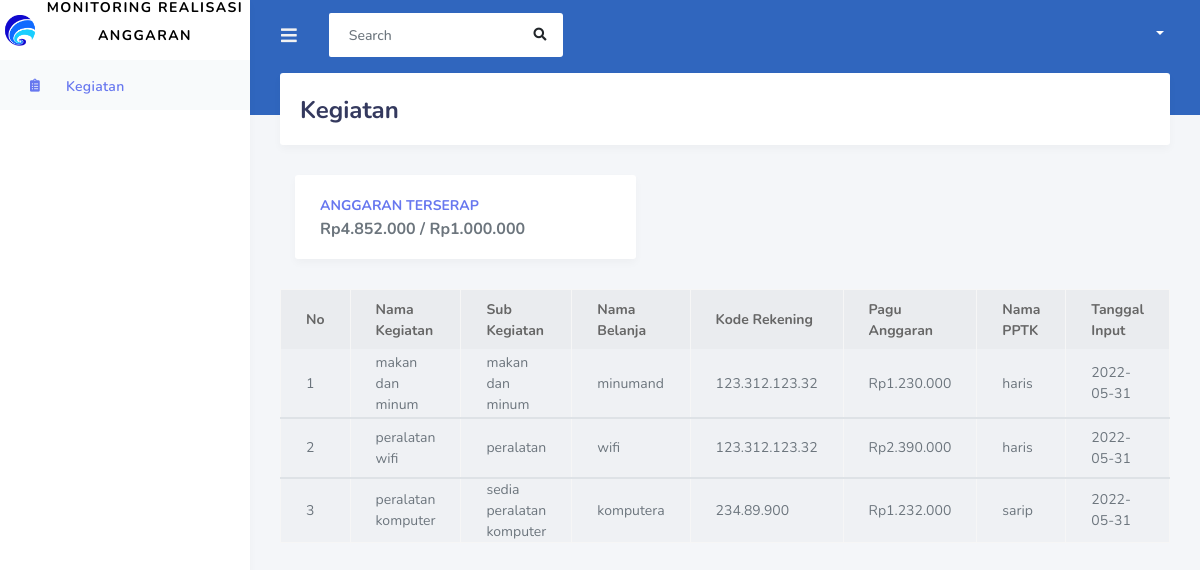
The page /bendahara/CBendahara on the database its author committed.
### tables this page shows
CREATE TABLE `tb_kegiatan` (
  `id_kegiatan` int(11) NOT NULL,
  `nama_kegiatan` varchar(250) NOT NULL,
  `sub_kegiatan` varchar(250) NOT NULL,
  `nama_belanja` varchar(250) NOT NULL,
  `kode_rekening` varchar(250) NOT NULL,
  `pagu_anggaran` int(250) NOT NULL,
  `nama_pptk` varchar(250) NOT NULL,
  `tanggal_input` date NOT NULL,
  `nominal` int(250) NOT NULL,
  `bukti_tagihan` varchar(250) NOT NULL,
  `bukti_transfer` varchar(250) NOT NULL
);

### application/controllers/bendahara/CBendahara.php (called while the page is built, shortened)
<?php
class CBendahara extends CI_Controller {
    public function index () {
        $data['kegiatan']= $this->mbendahara->tampilData()->result();
        $data['pagu_anggaran'] = $this->mkegiatancrud->sum('tb_kegiatan', 'pagu_anggaran', );
        $data['nominal'] = $this->mkegiatancrud->sum('tb_kegiatan', 'nominal', );
        $this->load->view('bendahara/VHeader');
        $this->load->view('bendahara/VSidebar');
        $this->load->view('bendahara/VBendahara', $data);
        $this->load->view('bendahara/VFooter');
    }
}
?>

### index.php (called while the page is built, shortened)
<?php
require_once BASEPATH.'core/CodeIgniter.php';

### application/models/MBendahara.php (called while the page is built, shortened)
<?php
class MBendahara extends CI_Model {
    public function tampilData() {
        return $this->db->get('tb_kegiatan');
    }
}
?>

### application/views/bendahara/VBendahara.php (the view, shortened to what this page needs)
<div class="main-content">
    <section class="section">
        <div class="section-header">
            <h1>Kegiatan</h1>
        </div>
                <div class="col-xl-5 col-md-6">
                    <div class="card">
                        <div class="card-body">
                            <div class="row no-gutters align-items-center">
                                <div class="col">
                                    <div class="text-xs font-weight-bold text-primary text-uppercase mb-1">
                                        Anggaran Terserap
                                    </div>
                                    <div class="h6 mb-0 font-weight-bold text-gray-800"><td>Rp<?php echo number_format($pagu_anggaran, 0, ',', '.') ?> /  <td>Rp<?php echo number_format($nominal, 0, ',', '.') ?>
                                    </div>
                                </div>
                            </div>
                        </div>
                    </div>
                </div>
                <div class="table-responsive">
                <table id="dataTables" class="table table-hover table-striped table-bordered">
                    <thead>
                        <th>No</th>
                        <th>Nama Kegiatan</th>
                        <th>Sub Kegiatan</th>
                        <th>Nama Belanja</th>
                        <th>Kode Rekening</th>
                        <th>Pagu Anggaran</th>
                        <th>Nama PPTK</th>
                        <th>Tanggal Input</th>
                    </thead>
                    <?php
                    $no = 1;
                    foreach ($kegiatan as $act) :
                    ?>
                        <tbody>
                            <td><?php echo $no++ ?></td>
                            <td><?php echo $act->nama_kegiatan ?></td>
                            <td><?php echo $act->sub_kegiatan ?></td>
                            <td><?php echo $act->nama_belanja ?></td>
                            <td><?php echo $act->kode_rekening ?></td>
                            <td>Rp<?php echo number_format($act->pagu_anggaran, 0, ',', '.') ?></td>
                            <td><?php echo $act->nama_pptk ?></td>
                            <td><?php echo $act->tanggal_input ?></td>
                        </tbody>
                    <?php endforeach; ?>
                </table>
                </div>
    </section>
</div>

### rows shown on the page
tb_kegiatan: nama_kegiatan "makan dan minum", sub_kegiatan "makan dan minum", nama_belanja "minumand", kode_rekening "123.312.123.32", pagu_anggaran "1.230.000", nama_pptk "haris", tanggal_input "2022-05-31"
tb_kegiatan: nama_kegiatan "peralatan wifi", sub_kegiatan "peralatan", nama_belanja "wifi", kode_rekening "123.312.123.32", pagu_anggaran "2.390.000", nama_pptk "haris", tanggal_input "2022-05-31"
tb_kegiatan: nama_kegiatan "peralatan komputer", sub_kegiatan "sedia peralatan komputer", nama_belanja "komputera", kode_rekening "234.89.900", pagu_anggaran "1.232.000", nama_pptk "sarip", tanggal_input "2022-05-31"

### other values the page prints
$pagu_anggaran "4.852.000"
$nominal "1.000.000"
